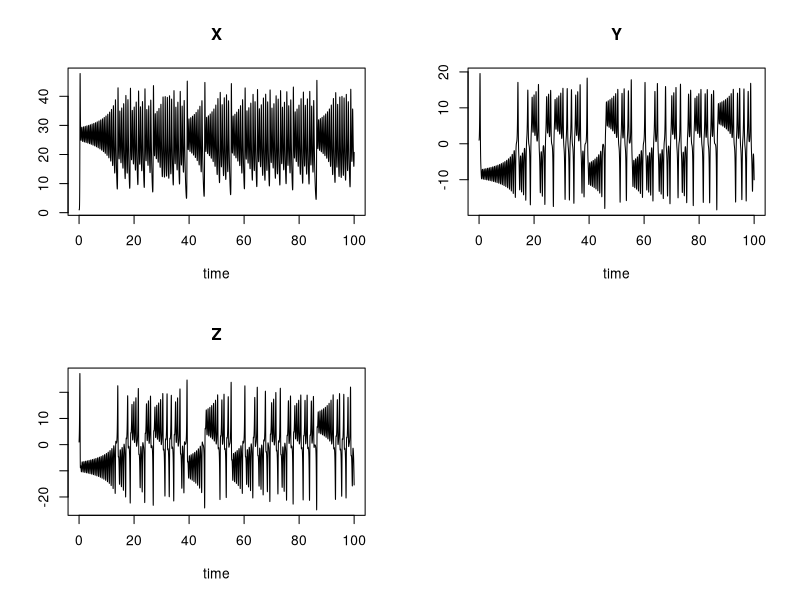

The R source for this figure:
# Ordinary differential equations

# This requires a package called 'deSolve'. If the following line throws an error,
# then install 'deSolve' by typing:
#     install.packages('deSolve')
library(deSolve)

# This has been adapted from the example in the deSolve manual:

# Solve a coupled set of ODEs:
#
# dX/dt = a*X + Y*Z
# dY/dt = b*(Y-Z)
# dz/dt = -X*Y + c*Y - Z
# 
# t = 0 to 100 (time)
# and (a,b,c) are the parameters.

Lorentz <- function(t, state, parameters) {
    with(as.list(c(state, parameters)), {
        dX <- a*X + Y*Z
        dY <- b*(Y-Z)
        dZ <- -X*Y + c*Y - Z
        return(list(c(dX, dY, dZ)))
    })
}

parameters <- c(a = -8/3, b = -10, c = 28)

state <- c(X = 1, Y = 1, Z = 1) # Initial condition

times <- seq(0, 100, by = 0.01)

out <- ode(y = state, times = times, func = Lorentz, parms = parameters)

plot(out)
